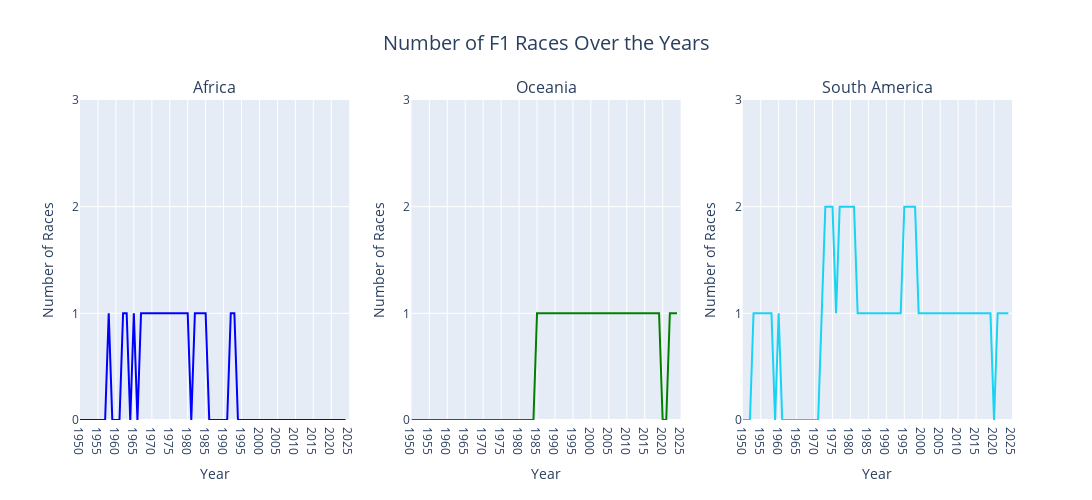

Notebook cell for this chart:
### Code cell
races_year_continent_detail_fig = make_subplots(rows=1, cols=3, subplot_titles=("Africa", "Oceania", "South America"))

races_year_continent_detail_fig.add_trace(
    go.Scatter(
        x=races_continent_flat['year'],
        y=races_continent_flat['Africa'],
        mode='lines', 
        name='Africa',
        line=dict(color='blue'),
    ),
    row=1, col=1)

races_year_continent_detail_fig.add_trace(
    go.Scatter(
        x=races_continent_flat['year'],
        y=races_continent_flat['Oceania'],
        mode='lines', 
        name='Oceania',
        line=dict(color='green'),
    ),
    row=1, col=2)

races_year_continent_detail_fig.add_trace(
    go.Scatter(
        x=races_continent_flat['year'],
        y=races_continent_flat['South America'], 
        mode='lines', 
        name='South America',
        line=dict(color='#19d3f3'),
    ),
    row=1, col=3)

races_year_continent_detail_fig.update_layout(
    title=dict(
        text='Number of F1 Races Over the Years',
        x=0.5,
        font=dict(size=20)
    ),
    height=500,
    width=1000,
    showlegend=False,
    hoverlabel=dict(
        font=dict(size=12),
        bgcolor='rgba(255, 255, 255, 0.8)'
    ))

races_year_continent_detail_fig.update_traces(
    hovertemplate='<b>Year</b>: %{x}<br>' +
                '<b>Number of races</b>: %{y}<br><extra></extra>')

races_year_continent_detail_fig.update_xaxes(
    dtick=5,
    range=[races_continent_flat['year'].min(), races_continent_flat['year'].max() + 1],
    title_text='Year')

races_year_continent_detail_fig.update_yaxes(
    tickmode='linear',
    range=[0, 3],
    title_text='Number of Races')

races_year_continent_detail_fig.show()

### Figure 1 — Plotly figure (JSON) as saved in the notebook; plotly's stock layout.template omitted (floating-point values rounded to 4 significant figures)
{"data": [{"hovertemplate": "<b>Year</b>: %{x}<br><b>Number of races</b>: %{y}<br><extra></extra>", "line": {"color": "blue"}, "mode": "lines", "name": "Africa", "type": "scatter", "x": [1950, 1951, 1952, 1953, 1954, 1955, 1956, 1957, 1958, 1959, 1960, 1961, 1962, 1963, 1964, 1965, 1966, 1967, 1968, 1969, 1970, 1971, 1972, 1973, 1974, 1975, 1976, 1977, 1978, 1979, 1980, 1981, 1982, 1983, 1984, 1985, 1986, 1987, 1988, 1989, 1990, 1991, 1992, 1993, 1994, 1995, 1996, 1997, 1998, 1999, 2000, 2001, 2002, 2003, 2004, 2005, 2006, 2007, 2008, 2009, 2010, 2011, 2012, 2013, 2014, 2015, 2016, 2017, 2018, 2019, 2020, 2021, 2022, 2023, 2024], "xaxis": "x", "y": [0, 0, 0, 0, 0, 0, 0, 0, 1, 0, 0, 0, 1, 1, 0, 1, 0, 1, 1, 1, 1, 1, 1, 1, 1, 1, 1, 1, 1, 1, 1, 0, 1, 1, 1, 1, 0, 0, 0, 0, 0, 0, 1, 1, 0, 0, 0, 0, 0, 0, 0, 0, 0, 0, 0, 0, 0, 0, 0, 0, 0, 0, 0, 0, 0, 0, 0, 0, 0, 0, 0, 0, 0, 0, 0], "yaxis": "y"}, {"hovertemplate": "<b>Year</b>: %{x}<br><b>Number of races</b>: %{y}<br><extra></extra>", "line": {"color": "green"}, "mode": "lines", "name": "Oceania", "type": "scatter", "x": [1950, 1951, 1952, 1953, 1954, 1955, 1956, 1957, 1958, 1959, 1960, 1961, 1962, 1963, 1964, 1965, 1966, 1967, 1968, 1969, 1970, 1971, 1972, 1973, 1974, 1975, 1976, 1977, 1978, 1979, 1980, 1981, 1982, 1983, 1984, 1985, 1986, 1987, 1988, 1989, 1990, 1991, 1992, 1993, 1994, 1995, 1996, 1997, 1998, 1999, 2000, 2001, 2002, 2003, 2004, 2005, 2006, 2007, 2008, 2009, 2010, 2011, 2012, 2013, 2014, 2015, 2016, 2017, 2018, 2019, 2020, 2021, 2022, 2023, 2024], "xaxis": "x2", "y": [0, 0, 0, 0, 0, 0, 0, 0, 0, 0, 0, 0, 0, 0, 0, 0, 0, 0, 0, 0, 0, 0, 0, 0, 0, 0, 0, 0, 0, 0, 0, 0, 0, 0, 0, 1, 1, 1, 1, 1, 1, 1, 1, 1, 1, 1, 1, 1, 1, 1, 1, 1, 1, 1, 1, 1, 1, 1, 1, 1, 1, 1, 1, 1, 1, 1, 1, 1, 1, 1, 0, 0, 1, 1, 1], "yaxis": "y2"}, {"hovertemplate": "<b>Year</b>: %{x}<br><b>Number of races</b>: %{y}<br><extra></extra>", "line": {"color": "#19d3f3"}, "mode": "lines", "name": "South America", "type": "scatter", "x": [1950, 1951, 1952, 1953, 1954, 1955, 1956, 1957, 1958, 1959, 1960, 1961, 1962, 1963, 1964, 1965, 1966, 1967, 1968, 1969, 1970, 1971, 1972, 1973, 1974, 1975, 1976, 1977, 1978, 1979, 1980, 1981, 1982, 1983, 1984, 1985, 1986, 1987, 1988, 1989, 1990, 1991, 1992, 1993, 1994, 1995, 1996, 1997, 1998, 1999, 2000, 2001, 2002, 2003, 2004, 2005, 2006, 2007, 2008, 2009, 2010, 2011, 2012, 2013, 2014, 2015, 2016, 2017, 2018, 2019, 2020, 2021, 2022, 2023, 2024], "xaxis": "x3", "y": [0, 0, 0, 1, 1, 1, 1, 1, 1, 0, 1, 0, 0, 0, 0, 0, 0, 0, 0, 0, 0, 0, 1, 2, 2, 2, 1, 2, 2, 2, 2, 2, 1, 1, 1, 1, 1, 1, 1, 1, 1, 1, 1, 1, 1, 2, 2, 2, 2, 1, 1, 1, 1, 1, 1, 1, 1, 1, 1, 1, 1, 1, 1, 1, 1, 1, 1, 1, 1, 1, 0, 1, 1, 1, 1], "yaxis": "y3"}], "layout": {"annotations": [{"font": {"size": 16}, "showarrow": false, "text": "Africa", "x": 0.1444, "xanchor": "center", "xref": "paper", "y": 1, "yanchor": "bottom", "yref": "paper"}, {"font": {"size": 16}, "showarrow": false, "text": "Oceania", "x": 0.5, "xanchor": "center", "xref": "paper", "y": 1, "yanchor": "bottom", "yref": "paper"}, {"font": {"size": 16}, "showarrow": false, "text": "South America", "x": 0.8556, "xanchor": "center", "xref": "paper", "y": 1, "yanchor": "bottom", "yref": "paper"}], "height": 500, "hoverlabel": {"bgcolor": "rgba(255, 255, 255, 0.8)", "font": {"size": 12}}, "showlegend": false, "title": {"font": {"size": 20}, "text": "Number of F1 Races Over the Years", "x": 0.5}, "width": 1200, "xaxis": {"anchor": "y", "domain": [0, 0.2889], "dtick": 5, "range": [1950, 2025], "title": {"text": "Year"}}, "xaxis2": {"anchor": "y2", "domain": [0.3556, 0.6444], "dtick": 5, "range": [1950, 2025], "title": {"text": "Year"}}, "xaxis3": {"anchor": "y3", "domain": [0.7111, 1], "dtick": 5, "range": [1950, 2025], "title": {"text": "Year"}}, "yaxis": {"anchor": "x", "domain": [0, 1], "range": [0, 3], "tickmode": "linear", "title": {"text": "Number of Races"}}, "yaxis2": {"anchor": "x2", "domain": [0, 1], "range": [0, 3], "tickmode": "linear", "title": {"text": "Number of Races"}}, "yaxis3": {"anchor": "x3", "domain": [0, 1], "range": [0, 3], "tickmode": "linear", "title": {"text": "Number of Races"}}}}
